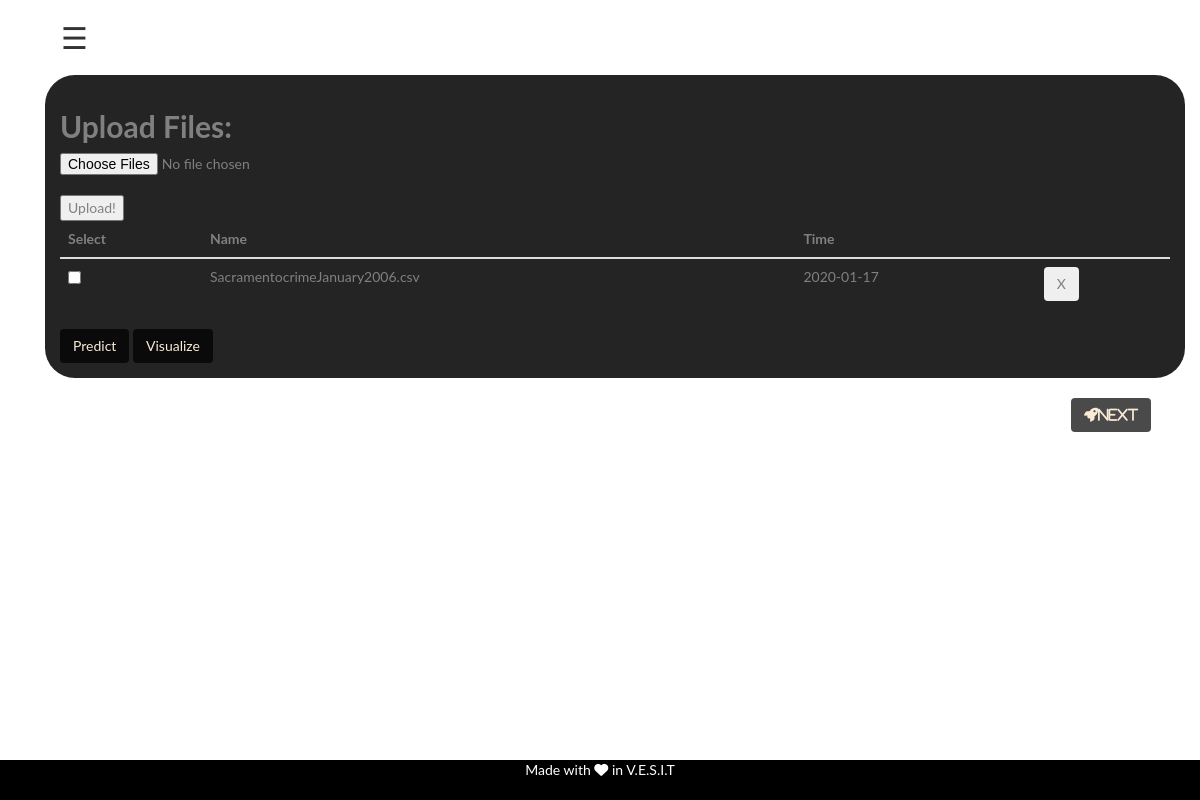
The app's page /app/upload, older data.
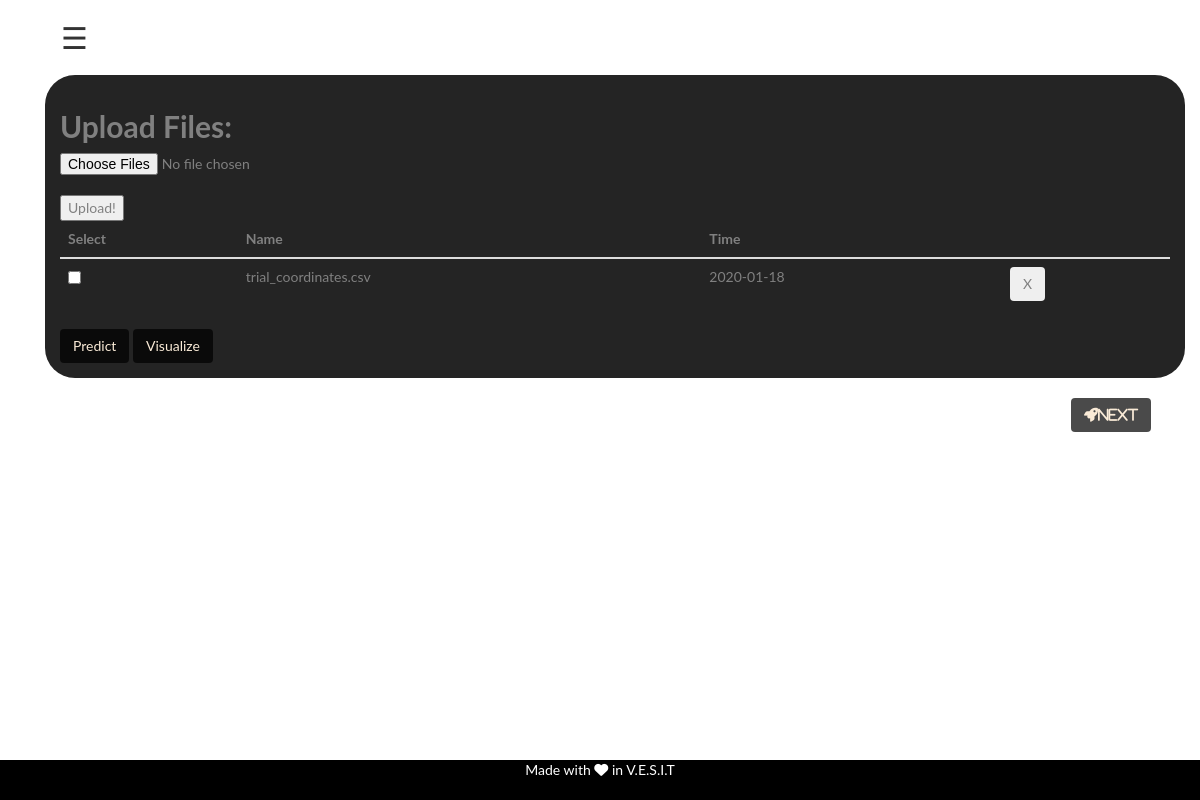
The same page, newer data.
### app/models.py (models this page shows)
class data(models.Model):
    user=models.CharField(max_length=30)
    time=models.DateField(auto_now_add=True)
    inputfile_path=models.CharField(max_length=50)
    processedfile_path=models.CharField(max_length=50,blank=True)
    prediction=models.CharField(max_length=30,blank=True)

### app/views.py (the view, shortened to what this page needs)
# urls.py: path('/upload',views.upload,name='upload'),
def upload(request):
    if request.method == 'GET':
        id=request.user.username
        instance=data.objects.filter(user=id)
        instance=serializers.serialize('json', instance)
        dat =   instance.replace("'","\"")
        d = json.loads(dat)
        return render(request,'app/upload.html',{'file_added':d})

### app/templates/app/upload.html (shortened to what this page needs)
{% extends 'app/base.html' %}
{% load static %}
{% block content %}
<div class='container'>
  <div id="full_body">
  {% include 'app/side_nav.html' %}
  <div class='upload-container'>
  <h2>
    <strong>Upload Files:</strong>
  </h2>
    <form id="upload-form" action="" method="POST" enctype="multipart/form-data">
        <input id="file-picker" type="file" name="file" accept="*" multiple>
        <br>
        <input type="submit" value="Upload!" id="upload-button">
    </form>
  <table class="table" id="shTable">
    <thead class="thead-inverse">
      <tr>
        <th>Select</th>
        <th>Name</th>
        <th>Time</th>
        <th></th>
      </tr>
    </thead>
    <tbody>
        {% for file in file_added %}
           <tr>
             <td>
              <input type="checkbox" class="form-check-input checkedsingle" name="{{file.fields.inputfile_path}}"  value="{{file.fields.inputfile_path}}">
             </td>
            <td>{{file.fields.inputfile_path}}</td>
            <td>{{file.fields.time}}</td>
            <td><form action="{% url 'del_data' %}" method="POST">
                 <button class = "btn dark" name="DeleteButton" value="{{file.fields.inputfile_path}}">X</button>
              </form>
          </td>
           </tr>
        {% endfor %}
    </tbody>
  </table>
  <button type="button" onclick="predict();" class="btn btn-dark">Predict</button>
  <button type="button" onclick="v();" class="btn btn-dark">Visualize</button>
  </div>
  <a href="{% url 'cluster' %}"> {% include 'app/next_button.html' %} </a>
{% endblock %}

Row changes from the older to the newer data that the page shows:
removed data: fields.inputfile_path "SacramentocrimeJanuary2006.csv", fields.time "2020-01-17"
added data: fields.inputfile_path "trial_coordinates.csv", fields.time "2020-01-18"
